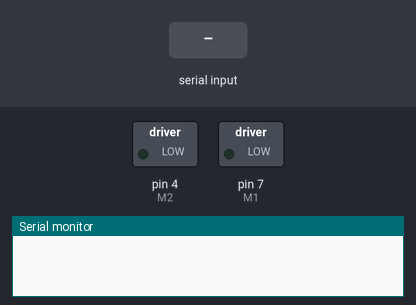
Recording of a sketch running on a simulated Arduino Uno, built with avr-gcc and run on an emulated ATmega328P. On the bench: switched loads named in the sketch (green lamp = pin HIGH), the last lines printed to the serial monitor. The test bench sets the inputs (shaded band).

Above: at 1.2 s.
1.3 s: "2" received over Serial
At 1.8 s:
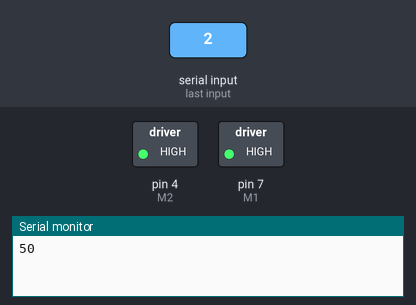
4.3 s: "4" received over Serial
At 4.8 s:
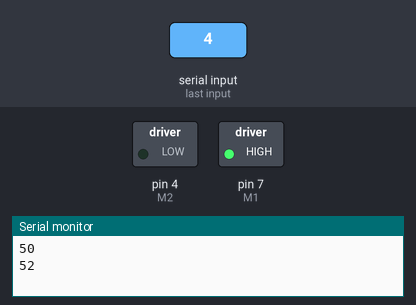
7.3 s: "5" received over Serial
At 7.8 s:
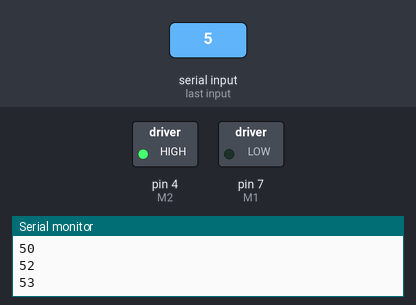
10.3 s: "3" received over Serial
At 10.9 s:
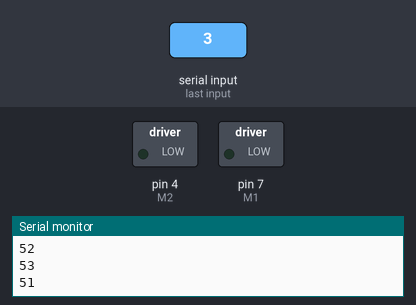
Timing chart, 0 to 12.8 s (numbered marks = the images above; inputs shaded):
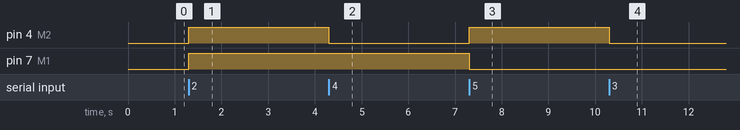

The sketch:

ROBOT_T2.ino
```cpp
int incomingByte = 0; // almacenar el dato serie

//  MOTOR 1
int E1 = 6;
int M1 = 7;
// MOTOR 2
int E2 = 5;
int M2 = 4;

void setup() {
Serial.begin(9600); // abre el puerto serie,y le asigna la velocidad de 9600 bps

pinMode(M1, OUTPUT);
pinMode(M2, OUTPUT);

}
void loop() {

// envía datos sólo si los recibe:
  if (Serial.available() > 0) {
      // lee el byte de entrada:
      incomingByte = Serial.read();
      //muestro el dato en el monitor serial
      Serial.println(incomingByte, DEC);

  }

  switch(incomingByte) {

    case 50: // Avanza
       digitalWrite(M1,HIGH);
        digitalWrite(M2,HIGH);
         delay(100);
        digitalWrite(M1,LOW);
        digitalWrite(M2,LOW);
        break;
 case 51:  // Retrocede
        digitalWrite(E1,HIGH);
        digitalWrite(E2,HIGH);
         delay(100);
        digitalWrite(E1,LOW);
        digitalWrite(E2,LOW);
        break;

 case 52:  // GIRA izquierda
        digitalWrite(E2,HIGH);
        digitalWrite(M1,HIGH);
         delay(100);
         digitalWrite(E2,LOW);
        digitalWrite(M1,LOW);
        break;

  case 53:  // GIRA Derecha
        digitalWrite(E1,HIGH);
        digitalWrite(M2,HIGH);
         delay(100);
         digitalWrite(E1,LOW);
        digitalWrite(M2,LOW);
        break;

     default:
        // si no llega ninguna orden particular, apago los motores
        digitalWrite(M1,LOW);
        digitalWrite(M2,LOW);
        break;

}
}
```

Measured:
- after the input at 1.3 s, pin 4 (M2), pin 7 (M1): LOW → HIGH at once
- after the input at 4.3 s, pin 4 (M2): HIGH → LOW at once
- after the input at 7.3 s, pin 4 (M2): LOW → HIGH at once; pin 7 (M1): HIGH → LOW at once
- after the input at 10.3 s, pin 4 (M2): HIGH → LOW at once
